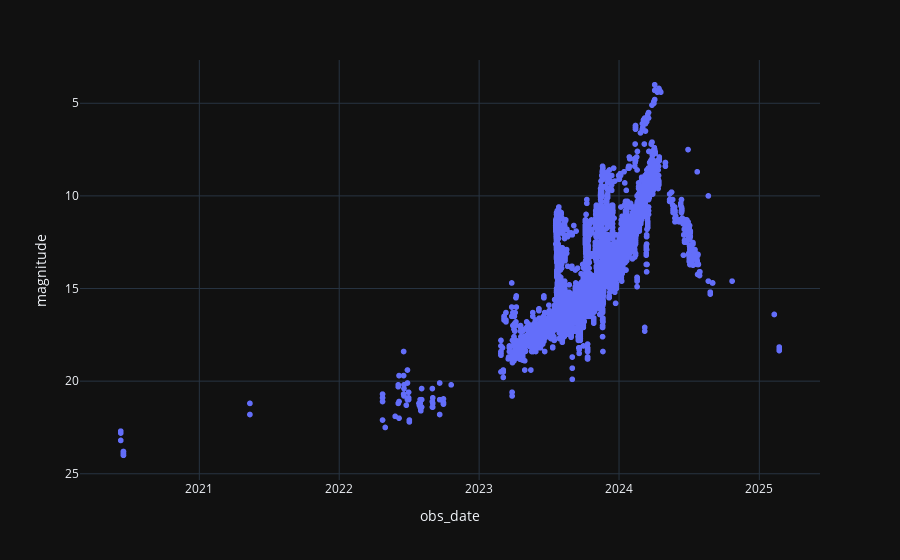

The notebook cell this image was saved under:
### Code cell
fig = px.scatter(cometa_procesado_df, x='obs_date', y='magnitude', template= 'plotly_dark')
fig.update_yaxes(autorange="reversed")
fig.show()

### Figure 1 — Plotly figure (JSON) as saved in the notebook; plotly's stock layout.template omitted (floating-point values rounded to 4 significant figures; data arrays with more than 128 entries replaced by an {"elided": "..."} marker saying what was removed)
{"data": [{"hovertemplate": "obs_date=%{x}<br>magnitude=%{y}<extra></extra>", "legendgroup": "", "marker": {"color": "#636efa", "symbol": "circle"}, "mode": "markers", "name": "", "showlegend": false, "type": "scattergl", "x": {"elided": "7687 str values"}, "xaxis": "x", "y": {"elided": "7687 float values"}, "yaxis": "y"}], "layout": {"legend": {"tracegroupgap": 0}, "margin": {"t": 60}, "xaxis": {"anchor": "y", "domain": [0, 1], "title": {"text": "obs_date"}}, "yaxis": {"anchor": "x", "autorange": "reversed", "domain": [0, 1], "title": {"text": "magnitude"}}}}
